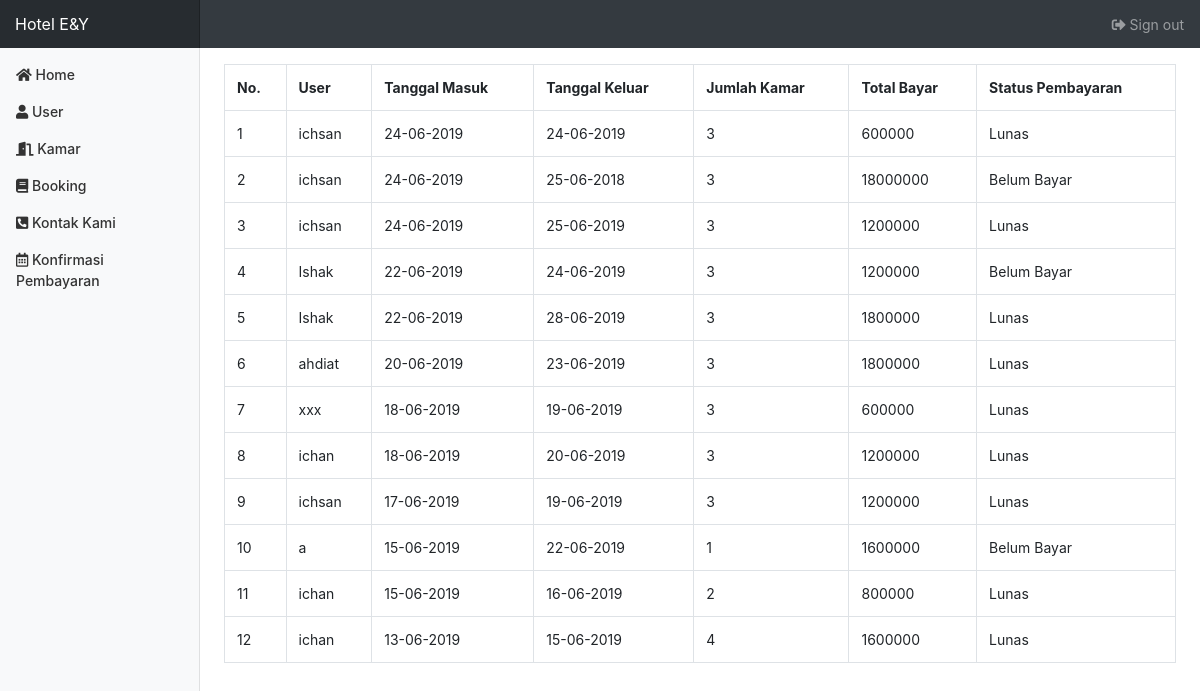
/project-hotel/admin/index.php?page=booking (signed in), run on the app's committed database.
### tables this page shows
CREATE TABLE `booking` (
  `id` int(11) NOT NULL,
  `user_id` varchar(11) NOT NULL,
  `tgl_masuk` date NOT NULL,
  `tgl_keluar` date NOT NULL,
  `kamar_id` varchar(20) NOT NULL,
  `jumlah_kamar` int(20) NOT NULL,
  `total_bayar` int(50) NOT NULL,
  `status_bayar` enum('0','1','2') DEFAULT '0'
);

CREATE TABLE `user` (
  `id` int(11) NOT NULL,
  `nama` varchar(30) NOT NULL,
  `email` varchar(100) NOT NULL,
  `password` varchar(40) NOT NULL,
  `level` enum('1','2') NOT NULL,
  `status` enum('0','1') NOT NULL
);

### project-hotel/admin/adminbooking.php (the view, shortened to what this page needs)
<?php
		include '../koneksi.php';
	$no =1;
?>
<table border="1" rules="all" class="table table-bordered">
		<tr>
			<th>No.</th>
			<th>User</th>
			<th>Tanggal Masuk</th>
			<th>Tanggal Keluar</th>
			<th>Jumlah Kamar</th>
			<th>Total Bayar</th>
			<th>Status Pembayaran</th>
		</tr>
		<?php
			$query	="SELECT * FROM booking INNER JOIN user ON booking.user_id = user.id ORDER BY booking.id DESC";
			$execute = mysqli_query($koneksi,$query);
			while ($data = mysqli_fetch_assoc($execute)){
		?>
			<td><?php echo $no++;?></td>
			<td><?php echo $data['nama'];?></td>
			<td><?php echo date("d-m-Y", strtotime($data['tgl_masuk']));?></td>
      		<td><?php echo date("d-m-Y", strtotime($data['tgl_keluar']));?></td>
			<td><?php echo $data['jumlah_kamar'];?></td>
			<td><?php echo $data['total_bayar'];?></td>
			<td>
				 <?php
            if ($data['status_bayar']=='1') {
              echo "Menunggu Konfirmasi Admin";
            }
            elseif ($data['status_bayar']=='2') {
              echo "Lunas";
            }
            else {
              echo "Belum Bayar";
            }
         ?>
			</td>
	<?php }?>
	</table>

### project-hotel/css/dashbor.css (style rules this page uses)
body { font-size: .875rem; }

### data on the page
booking: user.nama "ichsan", tgl_masuk "24-06-2019", tgl_keluar "24-06-2019", jumlah_kamar "3", total_bayar "600000", status_bayar "Lunas"
booking: user.nama "ichsan", tgl_masuk "24-06-2019", tgl_keluar "25-06-2018", jumlah_kamar "3", total_bayar "18000000", status_bayar "Belum Bayar"
booking: user.nama "ichsan", tgl_masuk "24-06-2019", tgl_keluar "25-06-2019", jumlah_kamar "3", total_bayar "1200000", status_bayar "Lunas"
booking: user.nama "Ishak", tgl_masuk "22-06-2019", tgl_keluar "24-06-2019", jumlah_kamar "3", total_bayar "1200000", status_bayar "Belum Bayar"
booking: user.nama "Ishak", tgl_masuk "22-06-2019", tgl_keluar "28-06-2019", jumlah_kamar "3", total_bayar "1800000", status_bayar "Lunas"
booking: user.nama "ahdiat", tgl_masuk "20-06-2019", tgl_keluar "23-06-2019", jumlah_kamar "3", total_bayar "1800000", status_bayar "Lunas"
booking: user.nama "xxx", tgl_masuk "18-06-2019", tgl_keluar "19-06-2019", jumlah_kamar "3", total_bayar "600000", status_bayar "Lunas"
booking: user.nama "ichan", tgl_masuk "18-06-2019", tgl_keluar "20-06-2019", jumlah_kamar "3", total_bayar "1200000", status_bayar "Lunas"
booking: user.nama "ichsan", tgl_masuk "17-06-2019", tgl_keluar "19-06-2019", jumlah_kamar "3", total_bayar "1200000", status_bayar "Lunas"
booking: user.nama "a", tgl_masuk "15-06-2019", tgl_keluar "22-06-2019", jumlah_kamar "1", total_bayar "1600000", status_bayar "Belum Bayar"
booking: user.nama "ichan", tgl_masuk "15-06-2019", tgl_keluar "16-06-2019", jumlah_kamar "2", total_bayar "800000", status_bayar "Lunas"
booking: user.nama "ichan", tgl_masuk "13-06-2019", tgl_keluar "15-06-2019", jumlah_kamar "4", total_bayar "1600000", status_bayar "Lunas"
